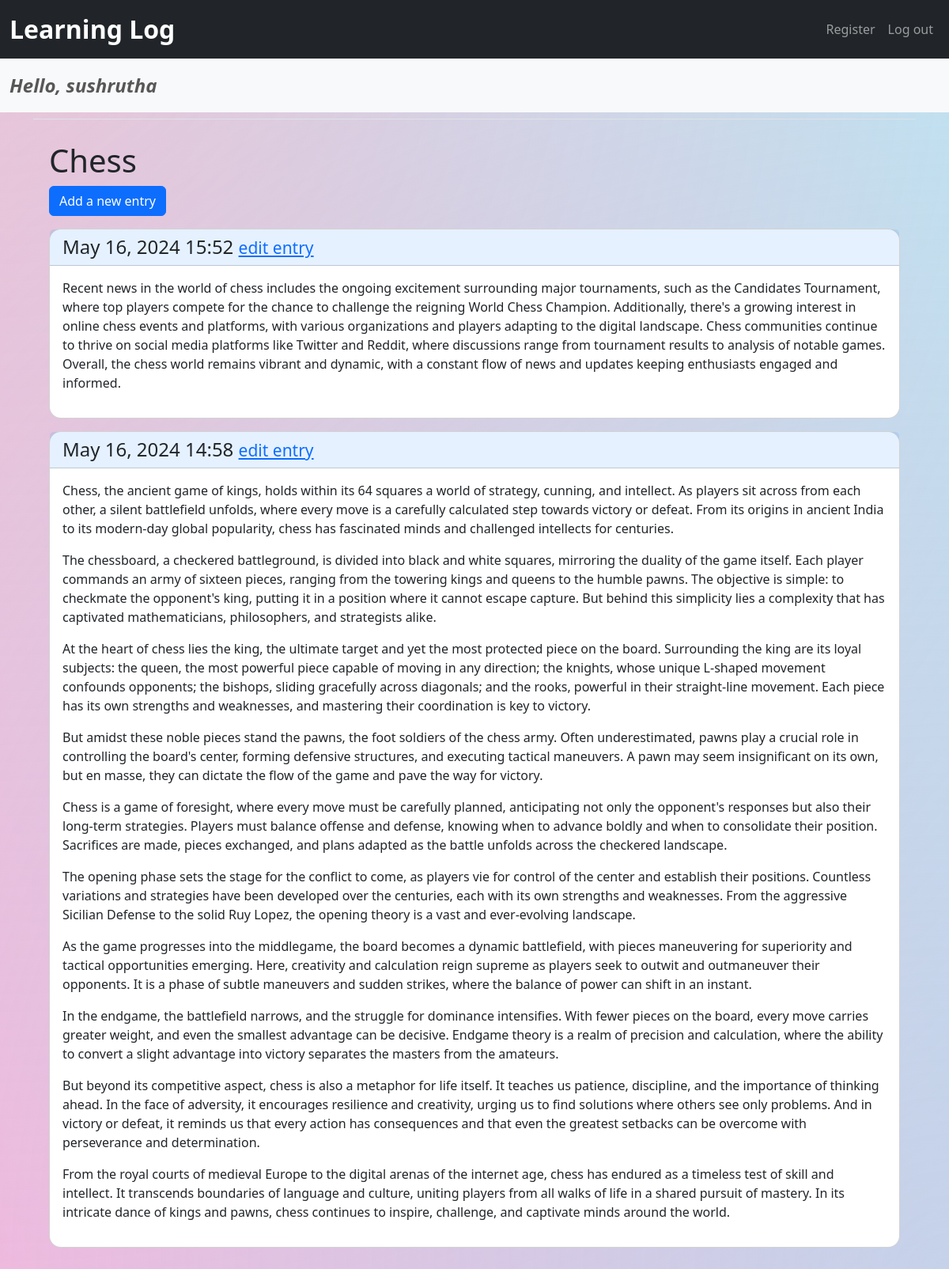
The page /topics/3/ (signed in) on the database its author committed.
### learning_logs/models.py (models this page shows, shortened)
class Topic(models.Model):
    text = models.CharField(max_length=200)
    date_added = models.DateTimeField(auto_now_add=True)
    owner = models.ForeignKey(User, on_delete=models.CASCADE)  # Add this field
    def __str__(self):
        return self.text

class Entry(models.Model):
    topic = models.ForeignKey(Topic, on_delete=models.CASCADE)
    text = models.TextField()
    date_added = models.DateTimeField(auto_now_add=True)  # Fix to auto add the date
    class Meta:
        verbose_name_plural = 'entries'

### learning_logs/views.py (the view)
# urls.py: path('topics/<int:topic_id>/',views.topic,name='topic'),
@login_required
def topic(request, topic_id):
    topic=Topic.objects.get(id=topic_id)
    if topic.owner != request.user:
        raise Http404
    entries=topic.entry_set.order_by('-date_added')
    context={'topic':topic, 'entries':entries}
    return render(request,'learning_logs/topic.html', context)

### learning_logs/templates/learning_logs/topic.html (shortened to what this page needs)
{% extends 'learning_logs/base.html' %}
{% block content %}
    <div class="content-container">
        <h1>{{ topic }}</h1>
        <p>
            <a href="{% url 'learning_logs:new_entry' topic.id %}" class="btn btn-primary">Add a new entry</a>
        </p>
        {% for entry in entries %}
            <div class="card mb-3">
                <h4 class="card-header">
                    {{ entry.date_added|date:'M d, Y H:i' }}
                    <small><a href="{% url 'learning_logs:edit_entry' entry.id %}">edit entry</a></small>
                </h4>
                <div class="card-body">{{ entry.text|linebreaks }}</div>
            </div>
        {% empty %}
            <p>There are no entries for this topic yet.</p>
        {% endfor %}
    </div>
{% endblock%}

### learning_logs/templates/learning_logs/base.html (shortened to what this page needs)
{% load django_bootstrap5 %}
<!doctype html>
<html lang="en">
<head>
    {% bootstrap_css %}
</head>
<body>
<nav class="navbar navbar-expand-md navbar-dark bg-dark mb-0">
    <div class="container-fluid">
        <a class="navbar-brand" href="{% url 'learning_logs:index' %}">Learning Log</a>
        <ul class="navbar-nav ml-auto order-2">
            <li class="nav-item">
                <a class="nav-link" href="{% url 'accounts:register' %}">Register</a>
            </li>
            {% if user.is_authenticated %}
                <li class="nav-item">
                    <a class="nav-link" href="{% url 'accounts:logout' %}">Log out</a>
                </li>
            {% else %}
                <li class="nav-item">
                    <a class="nav-link" href="{% url 'accounts:login' %}">Log in</a>
                </li>
            {% endif %}
        </ul>
    </div>
</nav>
{% if user.is_authenticated %}
<nav class="navbar navbar-light bg-light">
    <div class="container-fluid">
        <span class="navbar-text">Hello, {{ user.username }}</span>
    </div>
</nav>
{% endif %}
<main role="main" class="container">
    <div class="pb-2 mb-2 border-bottom">
    </div>
    <div>
        {% block content %}{% endblock content %}
    </div>
</main>
</body>
</html>

### learning_logs/templates/learning_logs/base.html (style rules this page uses)
.navbar-brand { font-weight: bold; font-size: 2.0rem; }
.navbar-text { font-style: italic; font-weight: bold; font-size: 1.5rem; }

### learning_logs/templates/learning_logs/topic.html (style rules this page uses)
body, html { height: 100%; margin: 0; }
.content-container { position: relative; min-height: 100vh; padding: 20px; }
.card { border-radius: 15px; }
.card-header { background-color: rgba(0, 123, 255, 0.1); }

### rows shown on the page
Topic: text "Chess"
Entry: date_added "May 16, 2024 15:52", text "Recent news in the world of chess includes the ongoing excitement surrounding major tournaments, such as the Candidates Tournament, where top players compete for the chance to challenge the reigning World Chess Champion. Additionally, there's a growing interest in online chess events and platforms, with various organizations and players adapting to the digital landscape. Chess communities continue to thrive on social media platforms like Twitter and Reddit, where discussions range from tournament results to analysis of notable games. Overall, the chess world remains vibrant and dynamic, with a constant flow of news and updates keeping enthusiasts engaged and informed."
Entry: date_added "May 16, 2024 14:58", text "Chess, the ancient game of kings, holds within its 64 squares a world of strategy, cunning, and intellect. As players sit across from each other, a silent battlefield unfolds, where every move is a carefully calculated step towards victory or defeat. From its origins in ancient India to its modern-day global popularity, chess has fascinated minds and challenged intellects for centuries. The chessboard, a checkered battleground, is divided into black and white squares, mirroring the duality of the game itself. Each player commands an army of sixteen pieces, ranging from the towering kings and queens to the humble pawns. The objective is simple: to checkmate the opponent's king, putting it in…"

### other values the page prints
{{ user.username }} "sushrutha"
